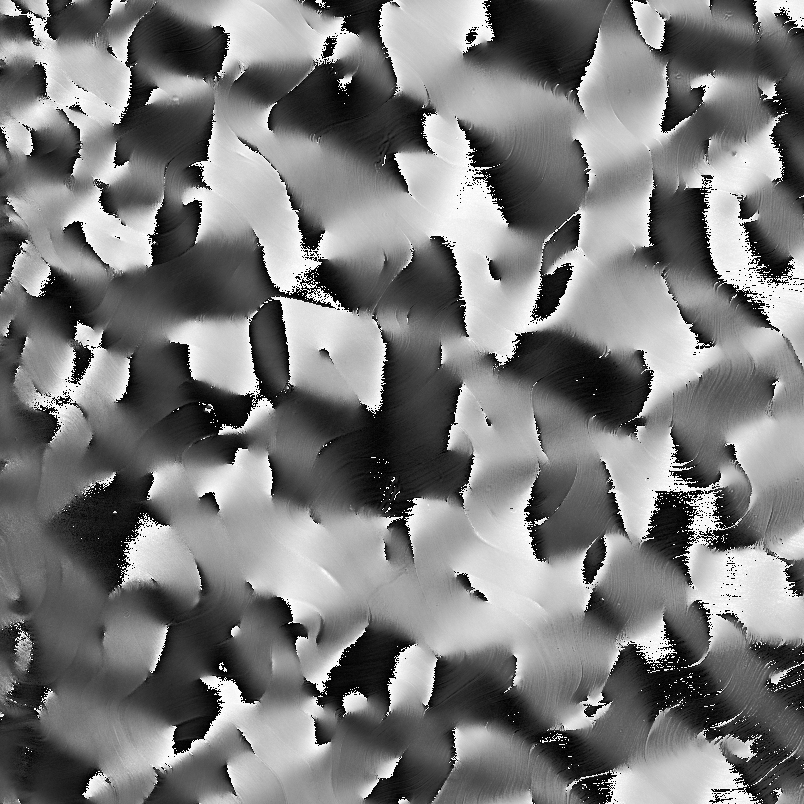
%> input picture sampleframe/polscope.tif, 804 x 804 px; its folder holds 2 pictures in this run
$ octave call_plotdefects.m   (GNU Octave 9; MATLAB toolbox functions it lacks are replaced by stand-ins)
%> lines starting %> are read from the running program, lines starting %| are printed output that depends on the picture; in (x1, y1, x2, y2) boxes, pixels count from 0 and x2, y2 are one past the last pixel; in counts of white or black regions, pixels touching at a corner belong together; the program's own positions count from 1
### func_defectfind.m
function [map,map_p,map_m,centroids_p,centroids_m,phi_p,phi_m] = func_defectfind(params,nx,ny)

% Defect Location and Orientation Finder
% ------------------------------------------------------------
% Michael M. Norton, Physics @ Brandeis Univeristy, 2017-2021
% ------------------------------------------------------------
% Approach: Use Matlab's conv2() to calculate line
% integrals on the nematic orientation field. Defect free regions will
% have a value ~0, regions containing a net topological charge will have a
% positive or negative value to around ~+/-0.5 (this threshold can be set).
% Defects are then identified using regionprops().
% ------------------------------------------------------------
% [map,map_p,map_m,centroids_p,centroids_m,phi_p,phi_m]=func_defectfind(params,nx,ny)
% ------------------------------------------------------------
% inputs:
%      1. params.N_window : radius of line integral
%      2. params.defectthresh : threshold for , something around 0.1-0.2
%
% outputs:
%      1. map : charge map
%      2,3. map_p(m) : map showing only positive(negative) regions used to
%         identify +(-) 1/2 defects
%      4,5. centroids_p(m) : location of postive(negative) defects
%      6,7. phi_p(m) : orientation of positive(negative) defects in radians, measured from x-axis
% ------------------------------------------------------------

[filter_x,filter_y,ring] = func_gencircle(ceil(params.N_window/2),params.gencircdebug);

Qxx=nx.^2-1/2;
Qxy=nx.*ny;

[Qxx_x,Qxx_y]=gradient(Qxx);
[Qxy_x,Qxy_y]=gradient(Qxy);

dphidx=2*(-2*Qxy.*Qxx_x+(1+2*Qxx).*Qxy_x)./(1+4*Qxx+4*Qxy.^2+4*Qxx.^2);
dphidy=2*(-2*Qxy.*Qxx_y+(1+2*Qxx).*Qxy_y)./(1+4*Qxx+4*Qxy.^2+4*Qxx.^2);

%apply filters to gradients to calculate line integral:
% Int (dphidy . dy + dphidx . dx))
% map is a matrix of the local winding number
map=(conv2(dphidy,filter_y,'same')-conv2(dphidx,filter_x,'same'))/(2*pi);

%map(abs(map)>1)=0; %threshold to eliminate spurious values
%map_p=map>params.defectthresh; %threshold for positive defects
%map_m=map<-params.defectthresh; %threshold for negative defects

dphidx=2*(-2*Qxy.*Qxx_x+(1+2*Qxx).*Qxy_x)./(1+4*Qxx+4*Qxy.^2+4*Qxx.^2);
dphidy=2*(-2*Qxy.*Qxx_y+(1+2*Qxx).*Qxy_y)./(1+4*Qxx+4*Qxy.^2+4*Qxx.^2);

num_dphidx=2*(-2*Qxy.*Qxx_x+(1+2*Qxx).*Qxy_x);
num_dphidy=2*(-2*Qxy.*Qxx_y+(1+2*Qxx).*Qxy_y);
denom=(1+4*Qxx+4*Qxy.^2+4*Qxx.^2);

eps_mine=1e0;

dphidx_filt=dphidx;
dphidy_filt=dphidy;

dphidx_filt(abs(denom)<eps_mine & abs(num_dphidx)<eps_mine) =0;
dphidy_filt(abs(denom)<eps_mine & abs(num_dphidy)<eps_mine) =0;
map_filt=(conv2(dphidy_filt,filter_y,'same')-conv2(dphidx_filt,filter_x,'same'))/(2*pi);

map=map_filt;

map_p=map>params.defectthresh; %threshold for positive defects
map_m=map<-params.defectthresh; %threshold for negative defects


%% some cleanup of the maps, not always needed

se = strel('disk',1);
%imerode(originalBW,se);

map_p=imerode(map_p,se);
map_m=imerode(map_m,se);
map_p=imdilate(map_p,se);
map_m=imdilate(map_m,se);
map_p=imclose(map_p,se);
map_m=imclose(map_m,se);


%% search maps for defects, this could be improved a bit..
% MinorAxisLength and Area are not dimensionless so should be adjusted

s_p = regionprops(map_p,'centroid','MinorAxisLength','Area','Extent','Eccentricity');
s_m = regionprops(map_m,'centroid','MinorAxisLength','Area','Extent','Eccentricity');

centroids_p = cat(1, s_p.Centroid);
centroids_m = cat(1, s_m.Centroid);

ext_p = cat(1, s_p.Extent);
ext_m = cat(1, s_m.Extent);

% [7 lines of commented-out code are left out]

areas_p = cat(1, s_p.Area);
areas_m = cat(1, s_m.Area);


%select centroids based on some criteria
%centroids_p=centroids_p(minoraxislength_p>2 & areas_p>10 & ext_p>0.35 & ecc_p < 0.9,:);
%centroids_m=centroids_m(minoraxislength_m>2 & areas_m>10 & ext_m>0.4 & ecc_m < 0.9,:);

centroids_p=centroids_p(areas_p>10 & ext_p>0.35,:);
centroids_m=centroids_m(areas_m>10 & ext_m>0.4,:);


%% find defect orientations
%[~,~,ring] = func_gencircle(ceil(params.N_window/2),0);

[phi_p]=func_defectorient(centroids_p,ring,params,nx,ny,'p');
[phi_m]=func_defectorient(centroids_m,ring,params,nx,ny,'m');

%quiver(x0,y0,cos(theta_sort(mindot)+pi),sin(theta_sort(mindot)+pi),10,'m','LineWidth',3)


end

### func_defectorient.m
function phi=func_defectorient(centroids,ring,params,nx,ny,defectstr)

% Defect Orientation Finder called by func_defectfind()
% ------------------------------------------------------------
% Michael M. Norton, Physics @ Brandeis Univeristy, 2017-2021
% ------------------------------------------------------------
% Approach: Draw a circle around a defect core and look for the region on
% that loop with a director field that most closely aligns with the radial
% unit vector of that circle.
% For +1/2 defects we report the propulsion direction for "active extensile nematics,"
% which is this vector + pi
% ------------------------------------------------------------
% [map,map_p,map_m,centroids_p,centroids_m,phi_p,phi_m]=func_defectfind(params,nx,ny)
% ------------------------------------------------------------
% inputs:
%      1. nx,ny : director
%      2. defectstr : 'p' for +1/2, 'm' for -1/2 defects
%      3. ring : recycle the path used for line integral, but something
%      else could be used here
%
% outputs:
%      1. phi : angle in radians measured from the x-axis
% ------------------------------------------------------------

[x1,y1]=find(ring==1);
x1=x1-(ceil(params.N_window/2)+2);
y1=y1-(ceil(params.N_window/2)+2);

N_def=size(centroids,1);
phi=zeros(N_def,1);

[H,W]=size(nx);

for i=1:N_def

    x0=centroids(i,1);
    y0=centroids(i,2);

    x=x0+x1;
    y=y0+y1;

    % handle defects near boundary
    x(x>W)=W;
    x(x<1)=1;
    y(y>H)=H;
    y(y<1)=1;

   theta=atan2(y-y0,x-x0);
   theta=theta+2*pi*(theta<0);
   [theta,theta_i]=sort(theta);

    r1=ceil([x,y]);
    r1=r1(theta_i,:); %sorts r1 from 0 to 2*pi

    ny_local=ny(sub2ind(size(ny),r1(:,2)',r1(:,1)'));
    nx_local=nx(sub2ind(size(nx),r1(:,2)',r1(:,1)'));

    dotprod=abs(nx_local.*cos(theta')+ny_local.*sin(theta'));
    [~,mindot]=max(dotprod);

    switch defectstr
        case 'p'
            phi(i)=theta(mindot)+pi;
        case 'm'
            phi(i)=theta(mindot);
    end

end

### func_gencircle.m
function [filter_x,filter_y,ring] = func_gencircle(rad,debug)

% Integral Path, called by func_defectfind()
% ------------------------------------------------------------
% Michael M. Norton, Physics @ Brandeis Univeristy, 2017-2019
% ------------------------------------------------------------
% Makes a pixelated ring for calculating line integrals.
% This can probably be simplified.. but the script only needs to be run
% once to make the filter.
% ------------------------------------------------------------
% [filter_x,filter_y,ring]=func_gencircle(rad,debug)
% inputs:
%      1. rad : radius of ring
%      2. debug : 1 plots the ring with the tangent vector, 0 does nothing
%
% outputs:
%      1. filter_x(y) : coordinates along ring
%      2. ring : ring "mask" / logical
% ------------------------------------------------------------


%generates a ring of pixels
disk_outer=fspecial('disk',rad+1);
N=length(disk_outer);

disk_outer(disk_outer==disk_outer(floor(rad),floor(rad)))=1;
disk_outer(disk_outer<disk_outer(floor(rad),floor(rad)))=0;


disk_inner=fspecial('disk',rad);
disk_inner(disk_inner==disk_inner(floor(rad),floor(rad)))=1;
disk_inner(disk_inner<disk_inner(floor(rad),floor(rad)))=0;


pad_size=(length(disk_outer)-length(disk_inner))/2;
disk_inner_big=padarray(disk_inner,[pad_size pad_size],0,'both');

disk_outer(disk_inner_big==1)=0;
ring=disk_outer;
%imagesc(disk_outer)
%pause
[x_grid,y_grid]=meshgrid((1:N)-N/2,(1:N)-N/2);

r_grid=sqrt(x_grid.^2+y_grid.^2);

x_grid(disk_outer==0)=0;
y_grid(disk_outer==0)=0;

if debug==1
    size(disk_outer)
    imagesc(disk_outer); hold on;
    quiver(-y_grid./r_grid,x_grid./r_grid,0.5,'m')
    pause
    close all
else
end

filter_x=-y_grid./r_grid;
filter_y=-x_grid./r_grid;

end

### call_plotdefects.m
% ------------------------------------------------------------
% qconv_nematicdefectfinder
% Michael M. Norton, Physics @ Brandeis Univeristy, 2017-2021
% ------------------------------------------------------------
% This script shows an example of how to use the defect finder functions.
% The example uses polscope data, which provides a direct measure of the
% nematic orientation field {nx,ny}, but you can use other methods to
% identify the orientation field.

% info about example data:
% experimental data acquired by Linnea Lemma @ U.C. Santa Barbara
% https://pubs.rsc.org/en/content/articlelanding/2020/sm/d0sm01316a/

% (i)   orientation :: local nematic orientation represented as an angle
%       black = 0, white = 180 degrees --> in a nematic theta=theta+180 <--
%       images acquired using polscope imaging, see Pol-Acquisition-Manual-2.0.pdf for details
% (ii)  fluorescence :: microtubules labeled with alexa647 dye

%
% Note the discontinuities in the orientation field - these can be a pain
% for both plotting the nematic field and any post-processing needs that
% require differentiation
%
% (a) plotting tricks:
% to avoid "parts" in quiver plots, plot both the director n and -n:
    %quiver(nx,ny); quiver(-nx,-ny)
%
% (b) introduce the quadratic nematic order tensor
            % Q=s|nx.^2-1/2    nx*ny  | = |Qxx Qxy|
            %    |  nx*ny    ny.^2-1/2|   |Qyx Qyy|
            %
            % some properties:
            %
            % nx^2+ny^2=1
            %
            % Q(-n)=Q(n)
            %
            % Qxy=Qyx, Qxx=-Qyy
            %
            % s=2*sqrt(Qxx^2+Qxy^2)
%
% ------------------------------------------------------------
% ------------------------------------------------------------

close all
clear all
clc


%% load data

dir='~/sampleframe';
%dir='change'
orientation=imread(['sampleframe/polscope.tif']);
%> orientation is the input picture: size 804x804 uint16; min 0, max 18000, mean 8662.1
%retardance=imread([dir 'img_000000000_1_Retardance - Computed Image_000.tif']);
fluorescence=imread(['sampleframe/fluorescence.tif']);
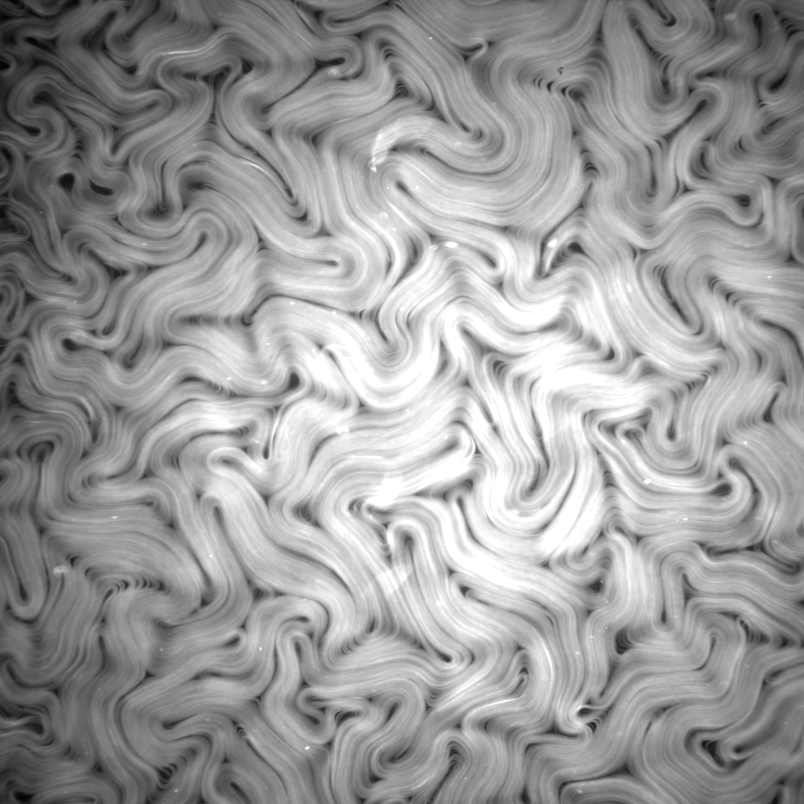
%> input picture sampleframe/fluorescence.tif, 804 x 804 px
%> fluorescence is the input picture: size 804x804 uint16; min 13582, max 65535, mean 45204.3

%% some pre-processing of nematic director
%[h,w]=size(orientation);
params.gauss=4; %amount of blurring to director

% define director
theta=double(orientation)*pi/(18000);
nx=cos(theta);
ny=-sin(theta);

% define Q tensor and nematic order S
Qxx=nx.^2-1/2;
Qxy=nx.*ny;

% note:
% since {nx,ny} are discontinuous they should never be smooth as this will create artifacts,
% smooth {Qxx,Qxy} representation
Qxx_smooth=imgaussfilt(Qxx,params.gauss);
Qxy_smooth=imgaussfilt(Qxy,params.gauss);
S=2*sqrt((Qxx_smooth.^2+Qxy_smooth.^2)); %nematic order parameter

%normalize Q
Qxx_norm=Qxx_smooth./S;
Qxy_norm=Qxy_smooth./S;

%redefine n
nx_smooth=sqrt(Qxx_norm+1/2);
ny_smooth=sqrt(1-nx_smooth.^2).*sign(Qxy_norm);

%overwrite
nx=nx_smooth;
ny=ny_smooth;


% find defects, see help on func_defectfind_20190630() for details
params.N_window=10;         %size of loop integral
params.defectthresh=0.15;   %charge threshold, plot the "map" to get an idea of what a good value is for other images
params.gencircdebug=0;      %1 to show line integral filter
tic
[map,map_p,map_m,centroids_p,centroids_m,phi_p,phi_m] = func_defectfind(params,nx,ny);
%> in func_defectfind, `map_p=map>params.defectthresh;`:
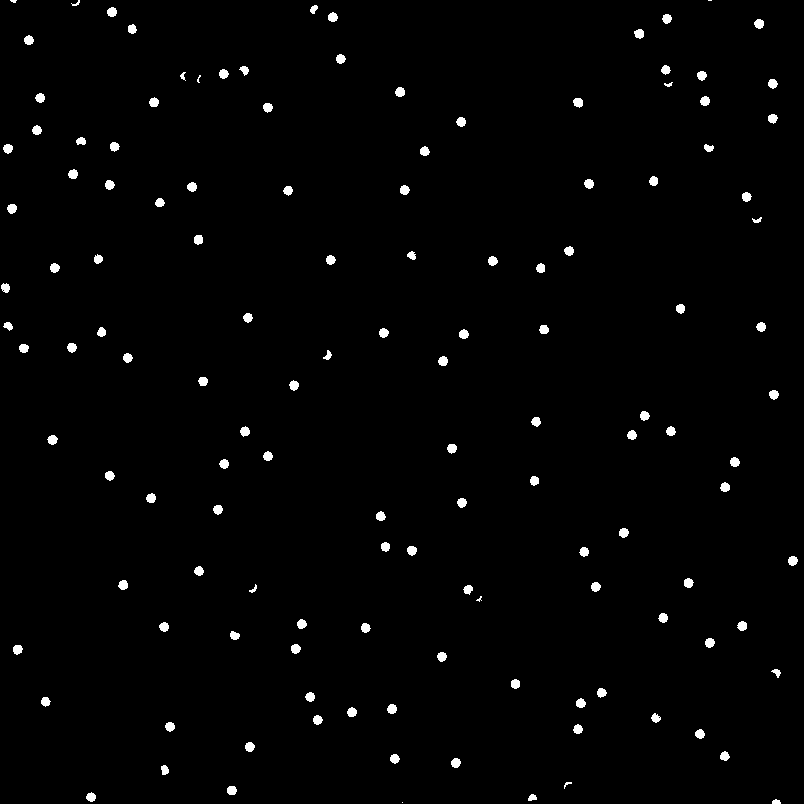
%> map_p: size 804x804 logical; 1.4% white; 133 white regions (5 under 20 px), largest, box (x1, y1, x2, y2) and area: (395, 87, 405, 97) 79, (107, 7, 117, 17) 78, (573, 98, 583, 108) 78
%> in func_defectfind, `s_p = regionprops(map_p,'centroid','MinorAxisLength','Area','Extent','..`: s_p = 130 regions; largest, Area, Centroid, MinorAxisLength, Eccentricity and Extent: 78 [53.1 440.4] 9.84 0.282 0.709, 77 [123.8 585.6] 9.75 0.296 0.77, 77 [245.5 432] 9.97 0.0698 0.7, 77 [294.6 386] 9.74 0.308 0.7, 77 [400.7 92.6] 9.8 0.253 0.77
%> in func_defectfind, `s_m = regionprops(map_m,'centroid','MinorAxisLength','Area','Extent','..`: s_m = 130 regions; largest, Area, Centroid, MinorAxisLength, Eccentricity and Extent: 80 [387.7 558.5] 10.03 0.217 0.8, 78 [329.4 744.2] 9.84 0.272 0.78, 77 [200.4 586.1] 9.74 0.308 0.77, 77 [272.7 130.6] 9.8 0.253 0.77, 77 [272.6 496.7] 9.8 0.253 0.77
%> in func_defectfind, `centroids_p = cat(1, s_p.Centroid);`: centroids_p = 130 rows, first 12: [6.11 288.4; 8.61 149.3; 8.96 326.6; 12.62 209.3; 14.07 1.64; 18.21 650; 24.4 348.8; 29.44 40.64; 37.5 130.7; 40.67 98.5; 46.17 702.2; 53.09 440.4]
%> in func_defectfind, `centroids_m = cat(1, s_m.Centroid);`: centroids_m = 130 rows, first 12: [4.17 14.43; 1.62 127.2; 5.21 334.6; 9.52 198.6; 26.58 7.49; 26.9 156.2; 26.54 291.5; 27.5 339.5; 28.34 242.3; 29.42 642.4; 32.5 407.3; 35.31 63.16]
%> in func_defectfind, `ext_p = cat(1, s_p.Extent);`: ext_p = 130 values, max 0.844 at index 42, min 0.44 at index 16, mean 0.722
%> in func_defectfind, `ext_m = cat(1, s_m.Extent);`: ext_m = 130 values, max 0.825 at index 88, min 0.49 at index 46, mean 0.721
%> in func_defectfind, `areas_p = cat(1, s_p.Area);`: areas_p = 130 values, max 78 at index 12, min 5 at index 82, mean 67.31
%> in func_defectfind, `areas_m = cat(1, s_m.Area);`: areas_m = 130 values, max 80 at index 66, min 5 at index 90, mean 66.72
%> in func_defectfind, `centroids_p=centroids_p(areas_p>10 & ext_p>0.35,:);`: centroids_p = 128 rows, first 12: [6.11 288.4; 8.61 149.3; 8.96 326.6; 12.62 209.3; 14.07 1.64; 18.21 650; 24.4 348.8; 29.44 40.64; 37.5 130.7; 40.67 98.5; 46.17 702.2; 53.09 440.4]
%> in func_defectfind, `centroids_m=centroids_m(areas_m>10 & ext_m>0.4,:);`: centroids_m = 127 rows, first 12: [4.17 14.43; 5.21 334.6; 9.52 198.6; 26.58 7.49; 26.9 156.2; 26.54 291.5; 27.5 339.5; 28.34 242.3; 29.42 642.4; 32.5 407.3; 35.31 63.16; 52.59 693.8]
%> in func_defectorient, `N_def=size(centroids,1);`: N_def = 128
%> the loop in func_defectorient, `for i=1:N_def` made 128 passes
%> (x0, y0, mindot) on passes 1 to 8: (6.11, 288.4, 8), (8.61, 149.3, 9), (8.96, 326.6, 23), (12.62, 209.3, 5), (14.07, 1.64, 17), (18.21, 650, 11), (24.4, 348.8, 7), (29.44, 40.64, 1)
%> after the loop in func_defectorient, `for i=1:N_def`: phi = 128 values, max 9.23 at index 56, min 3.14 at index 8, mean 6; theta_i = 28 values, max 28 at index 7, min 1 at index 21, mean 14.5; x = 28 values, max 798.4 at index 13, min 788.4 at index 12, mean 793.4; y = 28 values from 556.4 to 566.4
%> in func_defectfind, `[phi_p]=func_defectorient(centroids_p,ring,params,nx,ny,'p');`: phi_p has the same summary as phi in func_defectorient
%> the loop in func_defectorient (call 2), `for i=1:N_def` made 127 passes
%> (x0, y0, mindot) on passes 1 to 8: (4.17, 14.43, 1), (5.21, 334.6, 20), (9.52, 198.6, 4), (26.58, 7.49, 3), (26.9, 156.2, 19), (26.54, 291.5, 2), (27.5, 339.5, 6), (28.34, 242.3, 6)
%> in func_defectfind, `[phi_m]=func_defectorient(centroids_m,ring,params,nx,ny,'m');`: phi_m = 127 values, max 6.09 at index 21, min 0 at index 1, mean 3.06
%> phi_p has the same summary as phi in func_defectorient
toc

%% plot

fig5=figure('NumberTitle', 'on', 'Name', 'Nematic Order S=2*sqrt(Qxx^2+Qxy^2), Director, Defects');
%imshow(imadjust(fluorescence))
%imagesc(S)
imagesc(imadjust(fluorescence));
colormap(fig5,gray)
colorbar


hold on
colorbar

% to help with plotting, throw out regions where {nx,ny} flips to {-nx,-ny}
theta2=atan2(ny,nx);
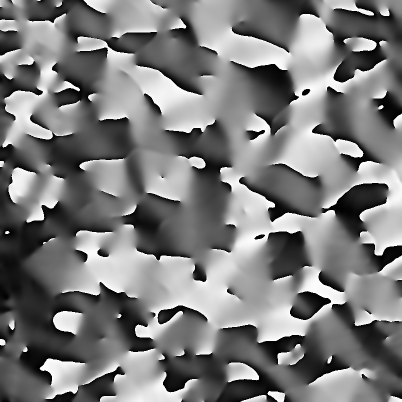
%> theta2: size 804x804 double (shown at 1/2 size); min -1.57, max 1.57, mean -0.0453; drawn with min black and max white
[theta_x,theta_y]=gradient(theta2);
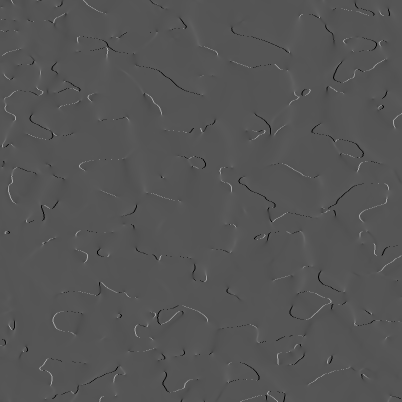
%> theta_x: size 804x804 double (shown at 1/2 size); min -1.57, max 3.13, mean 0.00101; drawn with min black and max white
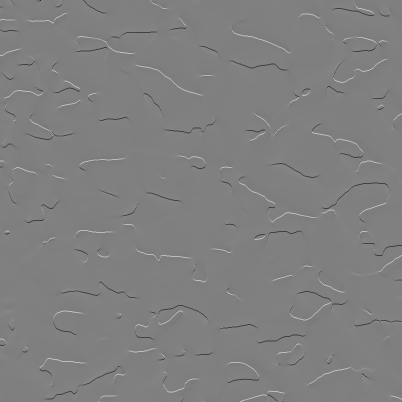
%> theta_y: size 804x804 double (shown at 1/2 size); min -3.14, max 3.11, mean -3.54e-05; drawn with min black and max white
theta_grad_mag=theta_x.^2+theta_y.^2;
nx_plot=nx;
ny_plot=ny;
nx_plot(theta_grad_mag>0.05)=NaN;
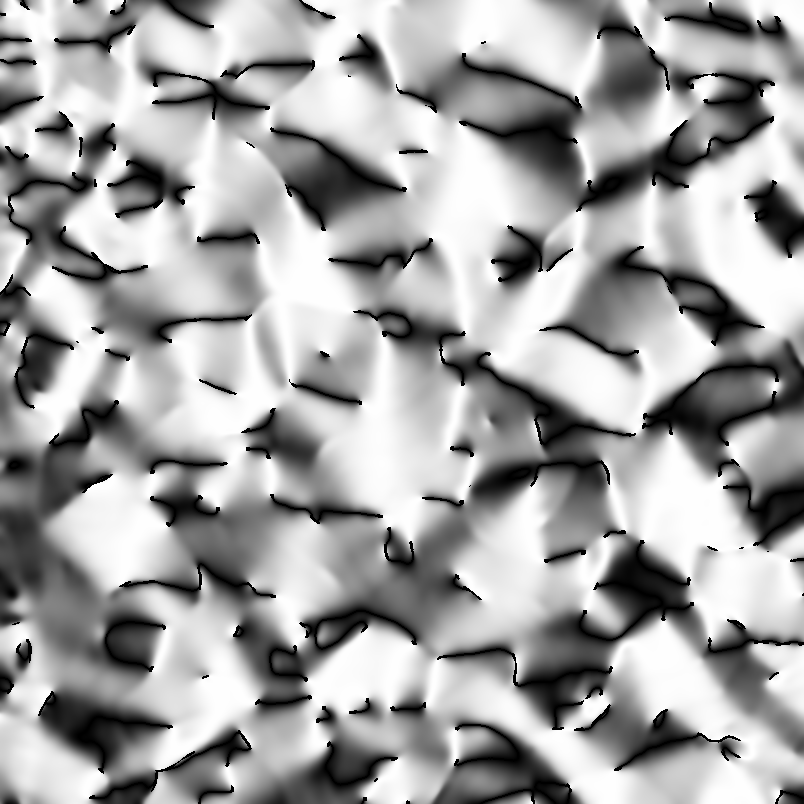
%> nx_plot: size 804x804 double; 3.02% of the values are NaN or infinite; the others: min 0.00385, max 1, mean 0.661; drawn with min black, max white, NaN and infinite black
ny_plot(theta_grad_mag>0.05)=NaN;
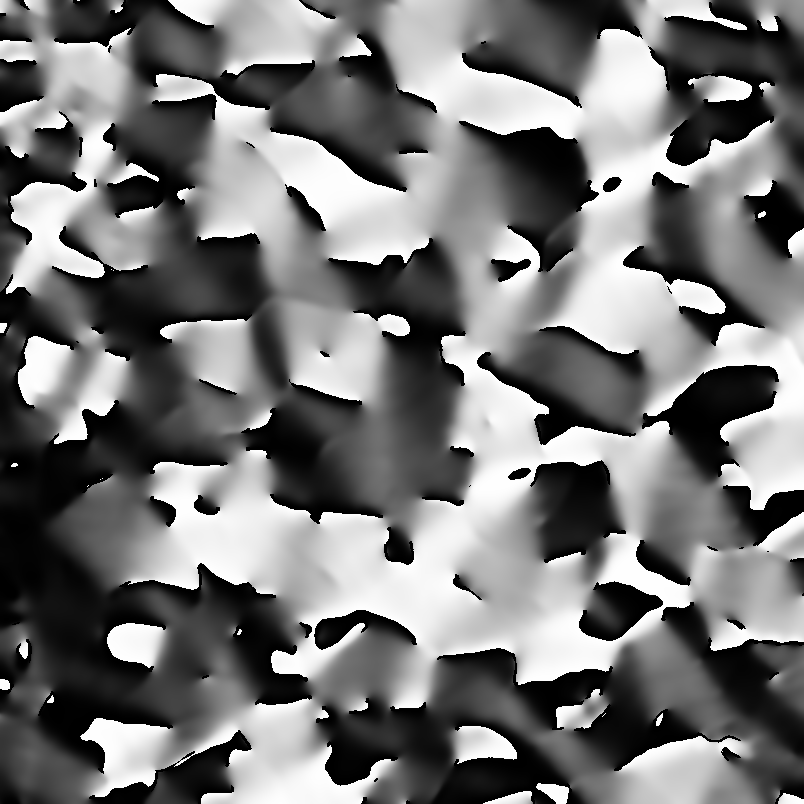
%> ny_plot: size 804x804 double; 3.02% of the values are NaN or infinite; the others: min -1, max 1, mean -0.0396; drawn with min black, max white, NaN and infinite black


%> (the run ends here)
